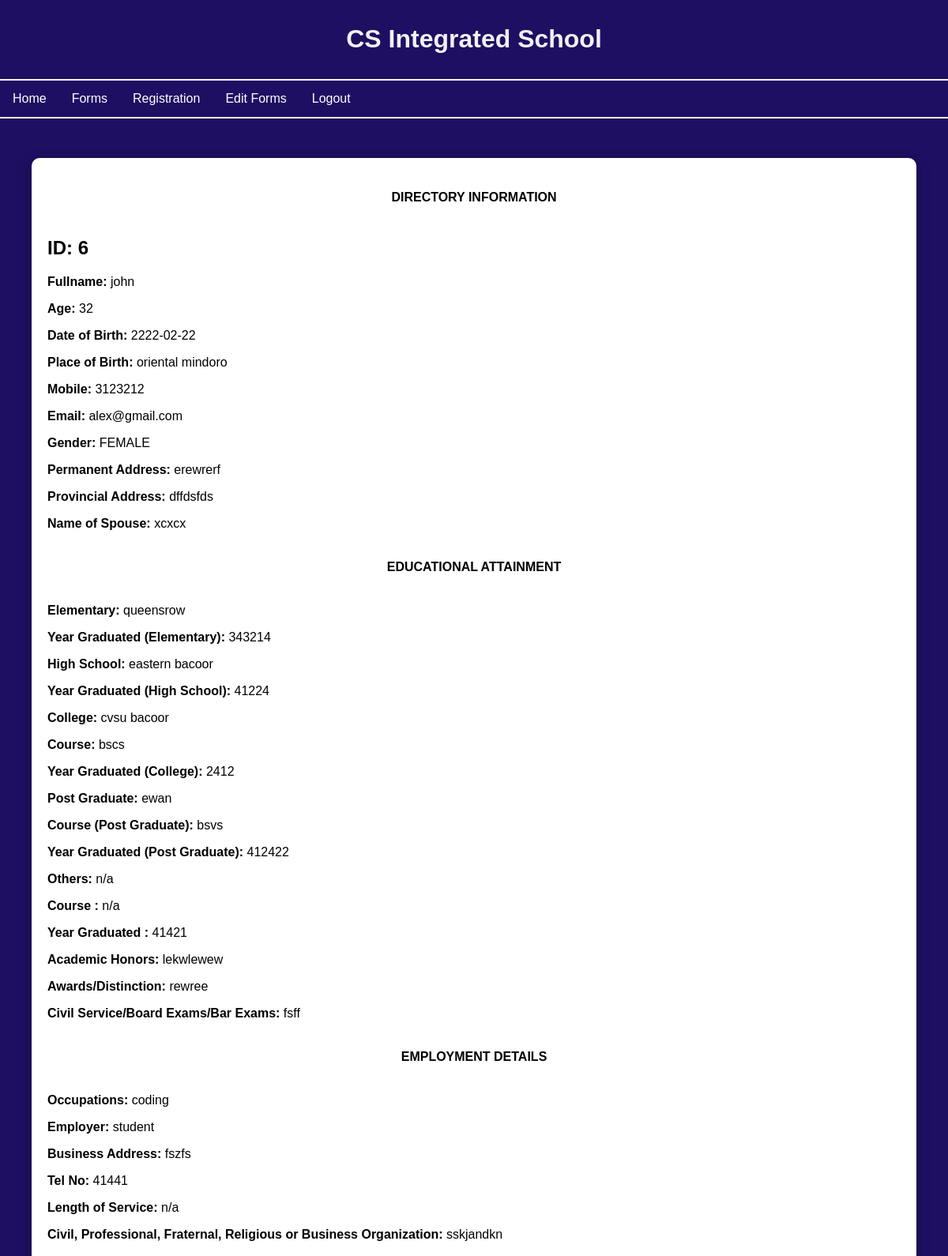
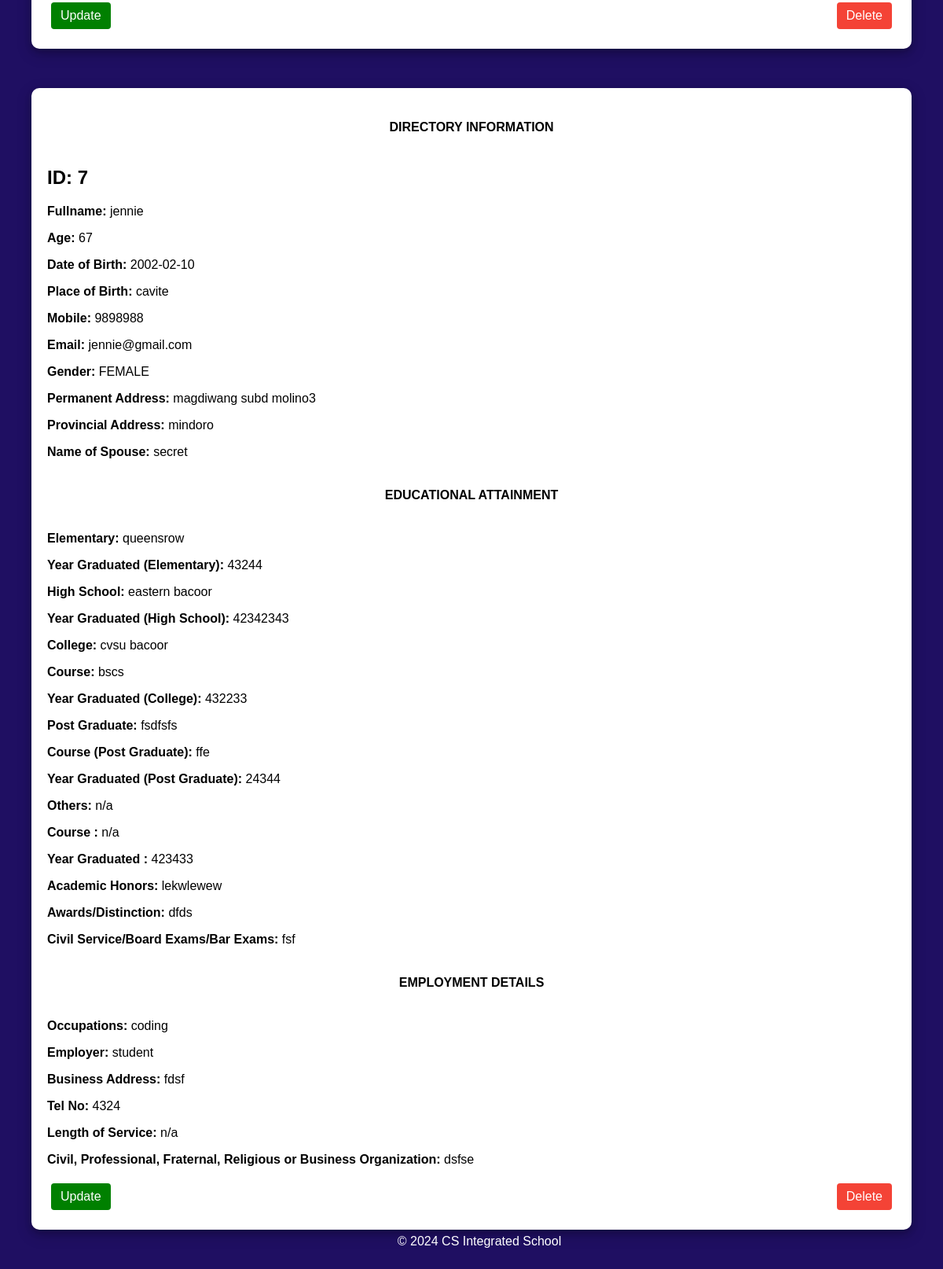
Page /editforms.php on the committed database (2 pictures, top to bottom).
### tables this page shows
CREATE TABLE `generic_information` (
  `id` int(11) NOT NULL,
  `fullname` varchar(30) NOT NULL,
  `age` int(11) NOT NULL,
  `date_of_birth` date NOT NULL,
  `place_of_birth` varchar(255) NOT NULL,
  `mobile` int(255) NOT NULL,
  `email` varchar(255) NOT NULL,
  `gender` varchar(255) NOT NULL,
  `permanent_address` varchar(100) NOT NULL,
  `provincial_add` varchar(255) NOT NULL,
  `nos` varchar(255) NOT NULL,
  `elem` varchar(255) NOT NULL,
  `yrelem` int(255) NOT NULL,
  `hs` varchar(255) NOT NULL,
  `yrhs` int(255) NOT NULL,
  `college` varchar(255) NOT NULL,
  `courses` varchar(255) NOT NULL,
  `yrc` int(255) NOT NULL,
  `pg` varchar(255) NOT NULL,
  `coursess` varchar(255) NOT NULL,
  `yrcc` int(255) NOT NULL,
  `others` varchar(255) NOT NULL,
  `coursez` varchar(255) NOT NULL,
  `yrg` int(255) NOT NULL,
  `ah` varchar(255) NOT NULL,
  `ad` varchar(255) NOT NULL,
  `cs` varchar(255) NOT NULL,
  `oc` varchar(255) NOT NULL,
  `em` varchar(255) NOT NULL,
  `ba` text NOT NULL,
  `tl` int(255) NOT NULL,
  `los` varchar(255) NOT NULL,
  `cp` varchar(255) NOT NULL
);

### editforms.php (the view, shortened to what this page needs)
<!DOCTYPE html>
<html lang="en">
<head>
</head>
<body>
    <header>
        <h1>CS Integrated School</h1>
    </header>
    <nav>
        <a href="index.php">Home</a>
        <a href="generic_information.php">Forms</a>
        <a class="navbar-link" href="edit.php">Registration</a>
        <a class="navbar-link" href="editforms.php">Edit Forms</a>
        <a href="logout.php">Logout</a>
    </nav>
    <?php
    $servername = "localhost";
    $username = "root";
    $password = "";
    $dbname = "alumni_tracking_system";
    $conn = new mysqli($servername, $username, $password, $dbname);
    $sql = "SELECT * FROM generic_information";
    $result = $conn->query($sql);
    if ($result->num_rows > 0) {
        while ($row = $result->fetch_assoc()) {
            echo '<div class="container">';
            echo '<div class="center-text">';
            echo '<p><b>DIRECTORY INFORMATION</b></p>';
            echo '</div>';
            echo '<h2>ID: ' . $row["id"] . '</h2>';
echo '<p><b>Fullname: </b>' . $row["fullname"] . '</p>';
echo '<p><b>Age:</b> ' . $row["age"] . '</p>';
echo '<p><b>Date of Birth: </b>' . $row["date_of_birth"] . '</p>';
echo '<p><b>Place of Birth: </b>' . $row["place_of_birth"] . '</p>';
echo '<p><b>Mobile: </b>' . $row["mobile"] . '</p>';
echo '<p><b>Email: </b>' . $row["email"] . '</p>';
echo '<p><b>Gender: </b>' . $row["gender"] . '</p>';
echo '<p><b>Permanent Address: </b>' . $row["permanent_address"] . '</p>';
echo '<p><b>Provincial Address:</b> ' . $row["provincial_add"] . '</p>';
echo '<p><b>Name of Spouse: </b>' . $row["nos"] . '</p>';
echo '<div class="center-text">';
        echo '<p><b>EDUCATIONAL ATTAINMENT</b></p>';
        echo '</div>';
echo '<p><b>Elementary: </b>' . $row["elem"] . '</p>';
echo '<p><b>Year Graduated (Elementary):</b> ' . $row["yrelem"] . '</p>';
echo '<p><b>High School: </b>' . $row["hs"] . '</p>';
echo '<p><b>Year Graduated (High School): </b>' . $row["yrhs"] . '</p>';
echo '<p><b>College:</b> ' . $row["college"] . '</p>';
echo '<p><b>Course: </b>' . $row["courses"] . '</p>';
echo '<p><b>Year Graduated (College):</b> ' . $row["yrc"] . '</p>';
echo '<p><b>Post Graduate:</b> ' . $row["pg"] . '</p>';
echo '<p><b>Course (Post Graduate): </b>' . $row["coursess"] . '</p>';
echo '<p><b>Year Graduated (Post Graduate): </b>' . $row["yrcc"] . '</p>';
echo '<p><b>Others: </b>' . $row["others"] . '</p>';
echo '<p><b>Course :</b> ' . $row["coursez"] . '</p>';
echo '<p><b>Year Graduated :</b> ' . $row["yrg"] . '</p>';
echo '<p><b>Academic Honors: </b>' . $row["ah"] . '</p>';
echo '<p><b>Awards/Distinction: </b>' . $row["ad"] . '</p>';
echo '<p><b>Civil Service/Board Exams/Bar Exams:</b> ' . $row["cs"] . '</p>';
echo '<div class="center-text">';
        echo '<p><b>EMPLOYMENT DETAILS </b></p>';
        echo '</div>';
echo '<p><b>Occupations: </b>' . $row["oc"] . '</p>';
echo '<p><b>Employer:</b> ' . $row["em"] . '</p>';
echo '<p><b>Business Address: </b>' . $row["ba"] . '</p>';
echo '<p><b>Tel No:</b> ' . $row["tl"] . '</p>';
echo '<p><b>Length of Service:</b> ' . $row["los"] . '</p>';
echo '<p><b>Civil, Professional, Fraternal, Religious or Business Organization: </b>' . $row["cp"] . '</p>';
                    echo '<a class="update-btn" href="update.php?id=' . $row["id"] . '">Update</a>';
                    echo '<a class="delete-btn" href="deleteforms.php?id=' . $row["id"] . '">Delete</a>';
                    echo '</div>';
                }
            } else {
                echo "0 results";
            }
        ?>
    <footer>
        <p>&copy; 2024 CS Integrated School</p>
    </footer>
</body>
</html>

### editforms.php (style rules this page uses)
body { font-family: 'Arial', sans-serif; margin: 0; padding: 0; box-sizing: border-box; background-color: #1F0F62; background-size: cover; background-position: center; }
header { color: #fff; text-align: center; padding: 10px; }
nav { overflow: hidden; text-align: right; border-bottom: 2px solid #FBF9F1; border-top: 2px solid #FBF9F1; }
nav a { float: left; display: block; color: white; text-align: right; padding: 14px 16px; text-decoration: none; }
h1 { color: #F1F1F1; }
footer { color: #fff; text-align: center; padding: 10px; bottom: 0; width: 100%; position: fixed; }
.container { width: 90%; margin: 50px auto; padding: 20px; border-radius: 10px; box-shadow: 0 4px 8px 0 rgba(0, 0, 0, 0.2), 0 6px 20px 0 rgba(0, 0, 0, 0.19); background-color: white; }
.update-btn, .delete-btn { padding: 8px 12px; margin: 5px; cursor: pointer; text-decoration: none; border: none; border-radius: 4px; display: inline-block; }
.update-btn { background-color: green; color: white; }
.delete-btn { background-color: #f44336; color: white; float: right; }
.center-text { text-align: center; color: black; padding: 5px; }

### rows in the picture
generic_information: id "6", fullname "john", age "32", date_of_birth "2222-02-22", place_of_birth "oriental mindoro", mobile "3123212", email "alex@gmail.com", gender "FEMALE", permanent_address "erewrerf", provincial_add "dffdsfds", nos "xcxcx", elem "queensrow", yrelem "343214", hs "eastern bacoor", yrhs "41224", college "cvsu bacoor", courses "bscs", yrc "2412", pg "ewan", coursess "bsvs", yrcc "412422", others "n/a", coursez "n/a", yrg "41421", ah "lekwlewew", ad "rewree", cs "fsff", oc "coding", em "student", ba "fszfs", tl "41441", los "n/a", cp "sskjandkn"
generic_information: id "7", fullname "jennie", age "67", date_of_birth "2002-02-10", place_of_birth "cavite", mobile "9898988", email "jennie@gmail.com", gender "FEMALE", permanent_address "magdiwang subd molino3", provincial_add "mindoro", nos "secret", elem "queensrow", yrelem "43244", hs "eastern bacoor", yrhs "42342343", college "cvsu bacoor", courses "bscs", yrc "432233", pg "fsdfsfs", coursess "ffe", yrcc "24344", others "n/a", coursez "n/a", yrg "423433", ah "lekwlewew", ad "dfds", cs "fsf", oc "coding", em "student", ba "fdsf", tl "4324", los "n/a", cp "dsfse"
